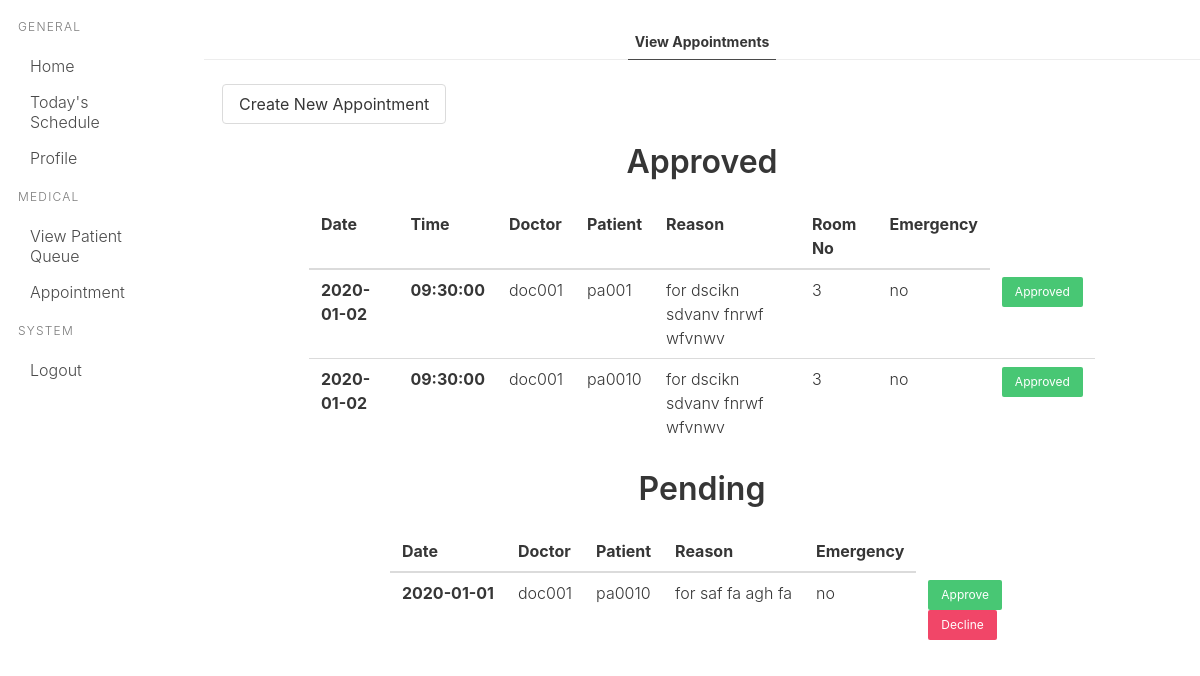
The app's page /user/receptionist/appointment.php (signed in) with its own data.
### tables this page shows
CREATE TABLE `appointment` (
  `doctor_id` varchar(50) NOT NULL,
  `patient_id` varchar(50) NOT NULL,
  `receptionist_id` varchar(50) NOT NULL,
  `is_emergency` varchar(5) NOT NULL,
  `reason` text NOT NULL,
  `date` date NOT NULL,
  `time` time NOT NULL,
  `room_no` int(11) NOT NULL
);

CREATE TABLE `appointment_request` (
  `patient_id` varchar(50) NOT NULL,
  `doctor_id` varchar(50) NOT NULL,
  `reason` text NOT NULL,
  `is_emergency` varchar(5) NOT NULL,
  `date` date NOT NULL,
  `timestamp` timestamp NOT NULL DEFAULT current_timestamp() ON UPDATE current_timestamp()
);

### user/receptionist/back/appointment_approve.php (the view, shortened to what this page needs)
<?php
if(!isset($_SESSION['id']) || $_SESSION['role']!="receptionist")
{
    echo "dsd";
    exit();
    header("Location: ../../../index.php");
    exit();
}
else{
    include_once '../../back/db.php';
    $qu="SELECT * FROM appointment";
    $result = mysqli_query($con,$qu);
    $check = mysqli_num_rows($result);
    if ($check >= 1){
        while( $row = mysqli_fetch_assoc($result))
        {
            echo'<tr>'.
                    '<th>'.$row['date'].'</th>'.
                    '<th>'.$row['time'].'</th>'.
                    '<td>'.$row['doctor_id'].'</td>'.
                    '<td>'.$row['patient_id'].'</td>'.
                    '<td>'.$row['reason'].'</td>'.
                    '<td>'.$row['room_no'].'</td>'.
                    '<td>'.$row['is_emergency'].'</td>'.
                    '<td>
                        <button data-toggle="modal" data-target="#approveform" onclick="setId('."'".$row['patient_id']."'".')" class="button is-success is-small">Approved</button>
                    </td>
                </tr>';
        }
    }
    else{
        echo '<center><p>Not Found</p><center>';
    }
}
?>

### user/receptionist/appointment.php (shortened to what this page needs)
<!DOCTYPE html>
<html>
<head>
    <link rel="stylesheet" href="../../statics/css/bulma.css">
</head>
<body class="has-text-weight-light">
    <div class="columns">
        <?php include_once 'nav.php';?>
        <div class="column">
        <div class="columns"><br>
            <div class="column">
                <br>
                <nav class="panel is-shadowless">
                    <p class="panel-tabs content">
                        <a class="is-active has-text-weight-bold is-6 has-text-color-black" id="his-activator">View Appointments</a>
                    </p>
                    <div class="container" style="margin:auto">
                        <button class="button">Create New Appointment</button>
                    </div>
                    <div class="panel-block">
                            <div id="his" class="column is-10 has-text-centered" style="margin: auto;">
                                <div class="title ">Approved</div>
                                <div class="table-container">
                                    <table class="table is-success" >
                                        <thead>
                                            <tr>
                                                <th>Date</th>
                                                <th>Time</th>
                                                <th>Doctor</th>
                                                <th>Patient</th>
                                                <th>Reason</th>
                                                <th>Room No</th>
                                                <th>Emergency</th>
                                            </tr>
                                        </thead>
                                        <tbody>
                                            <?php include_once 'back/appointment_approve.php';?>
                                        </tbody>
                                    </table>
                                </div>
                                <div class="title ">Pending</div>
                                <div class="table-container" >
                                    <table class="table is-success" style="margin:auto">
                                        <thead>
                                            <tr>
                                                <th>Date</th>
                                                <th>Doctor</th>
                                                <th>Patient</th>
                                                <th>Reason</th>
                                                <th>Emergency</th>
                                            </tr>
                                        </thead>
                                        <tbody>
                                            <?php include_once 'back/appointment_request.php'?>
                                        </tbody>
                                    </table>
                                </div>
                            </div>
                        </div>
                    </div>
            </div>
        </div>
    </div>
</body>
</html>

### user/receptionist/nav.php
<div class="column is-2 is-centered">
    <div style="padding:10%">
        <aside class="menu">
            <p class="menu-label">
                General
            </p>
            <ul class="menu-list">
                <li><a>Home</a></li>
                <li><a>Today's Schedule</a></li>
                <li><a href="profile.php">Profile</a></li>
            </ul>
            <p class="menu-label">
                Medical
            </p>
            <ul class="menu-list">
                <li><a href="queue.php">View Patient Queue</a></li>
                <li><a href="appointment.php">Appointment</a></li>
            </ul>
            <p class="menu-label">
                System
            </p>
            <ul class="menu-list">
                <li>
                    <a href="../../back/logout.php">Logout</a>
                </li>
            </ul>
        </aside>
    </div>
</div>

### user/receptionist/back/appointment_request.php (shortened to what this page needs)
<?php
if(!isset($_SESSION['id']) || $_SESSION['role']!="receptionist")
{
    echo "dsd";
    exit();
    header("Location: ../../../index.php");
    exit();
}
else{
    include_once '../../back/db.php';
    $qu="SELECT * FROM appointment_request";
    $result = mysqli_query($con,$qu);
    $check = mysqli_num_rows($result);
    if ($check >= 1){
        while( $row = mysqli_fetch_assoc($result))
        {
            echo'<tr>'.
                    '<th>'.$row['date'].'</th>'.
                    '<td>'.$row['doctor_id'].'</td>'.
                    '<td>'.$row['patient_id'].'</td>'.
                    '<td>'.$row['reason'].'</td>'.
                    '<td>'.$row['is_emergency'].'</td>'.
                    '<td>
                        <form method="POST" id="approve_form_1">
                            <input type="hidden" name="status" value="approve">
                            <input type="hidden" name="request_id" class="hidden" value="'.$row['request_id'].'">
                            <button data-toggle="modal" data-target="#approveform" onclick=document.forms["approve_form_1"].submit(); class="button is-success is-small">Approve</button>
                        </form>
                        <form method="POST" id="decline_form_1"><button class="button is-danger is-small" onclick=document.forms["decline_form_1"].submit();>Decline</button>
                            <input type="hidden" name="status" value="decline">
                            <input type="hidden" name="request_id" class="hidden" value="'.$row['request_id'].'">
                        </form>
                    </td>
                </tr>';
        }
    }
    else{
        echo '<center><p>Not Found</p><center>';
    }
}
?>

### records on screen
appointment: date "2020-01-02", time "09:30:00", doctor "doc001", patient_id "pa001", reason "for dscikn sdvanv fnrwf wfvnwv", room_no "3", is_emergency "no"
appointment: date "2020-01-02", time "09:30:00", doctor "doc001", patient_id "pa0010", reason "for dscikn sdvanv fnrwf wfvnwv", room_no "3", is_emergency "no"
appointment_request: date "2020-01-01", doctor "doc001", patient_id "pa0010", reason "for saf fa agh fa", is_emergency "no"
